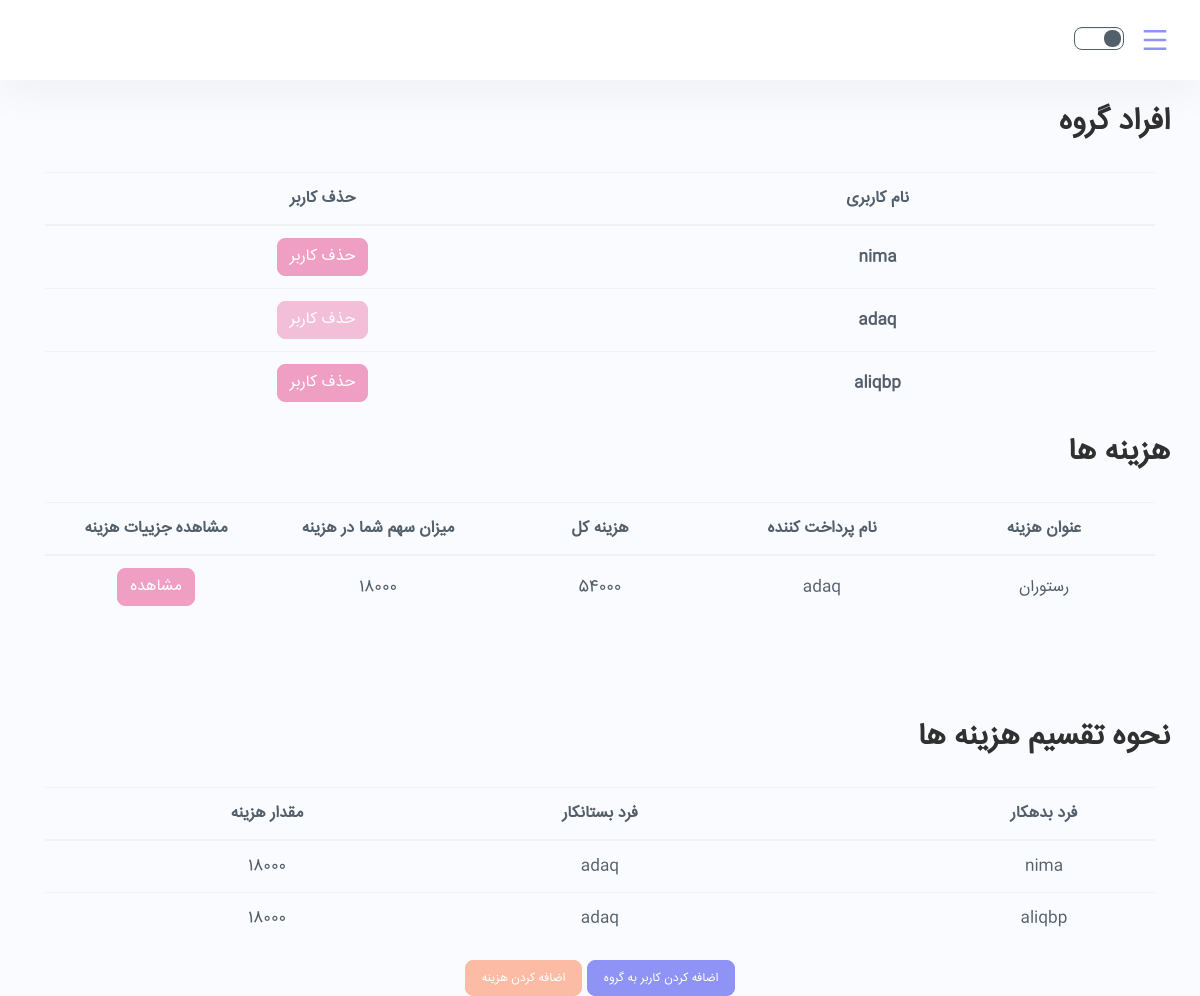
Screenshot of /groups/XHK9CTFB1L/ (signed in) with the database file from the repository.
### DongLand/models.py (models this page shows, shortened)
class User(AbstractUser):
    phone_number = models.CharField(max_length=100)
    address = models.CharField(max_length=200)

class Expense(models.Model):
    main_payer = models.ForeignKey(User, on_delete=models.CASCADE, null=True,
                                   related_name='%(class)s_main_payer')
    bunch = models.ForeignKey(Bunch, on_delete=models.CASCADE, null=True,
                              related_name='%(class)s_bunch')
    subject = models.CharField(max_length=150, blank=True, null=True, verbose_name='subject')
    description = models.TextField(blank=True, unique=False, null=True, verbose_name='description')
    location = models.TextField(blank=True, unique=False, null=True, verbose_name='location')
    amount = models.FloatField(max_length=15, verbose_name="amount")
    date = models.CharField(max_length=20, blank=True, null=True, verbose_name='date')
    picture = models.ImageField(upload_to="images", blank=True, null=True, verbose_name='picture')
    token_str = models.CharField(max_length=10, default=''.join(
        random.choice(string.ascii_uppercase + string.digits) for _ in range(10)))

### DongLand/views.py (the view)
# urls.py: path('groups/<group_name>/', views.group_details, name='group_details'),
@login_required(login_url='login_page')
def group_details(request, group_name):
    list(messages.get_messages(request))
    current_user = request.user
    group = Bunch.objects.get(token_str=group_name)
    group_users = list(group.users.all())
    expenses = list(Expense.objects.filter(bunch=group))
    amounts = []
    has_access = False
    for user in group_users:
        if current_user.username == user.username:
            has_access = True
            break
    if not has_access:
        return render(request, "bad_access.html")
    for expense in expenses:
        pay = list(Pay.objects.filter(expense=expense, payer=current_user))[0]
        amounts.append(int(pay.amount))
    num_of_users = len(list(group.users.all()))
    graph = [[0 for i in range(num_of_users)] for j in range(num_of_users)]
    expenses = list(Expense.objects.filter(bunch=group))
    for i in range(len(group_users)):
        print(group_users[i].username)
    for expense in expenses:
        for i in range(len(group_users)):
            pay = list(Pay.objects.filter(expense=expense, payer=group_users[i]))
            main_payer = expense.main_payer
            index_of_main_payer = None
            if main_payer.username == group_users[i].username:
                continue
            for j in range(len(group_users)):
                if main_payer.username == group_users[j].username:
                    index_of_main_payer = j
                    break
            if len(pay) != 0:
                amount = pay[0].amount
                graph[i][index_of_main_payer] += amount
    print(graph)
    result = (minCashFlow(graph))
    result = np.array(result)
    rows, cols = np.where(result != 0)
    print(result)
    debtors = []
    creditors = []
    amount_of_debt = []
    for i in range(len(rows)):
        debtors.append(group_users[rows[i]])
        creditors.append(group_users[cols[i]])
        amount_of_debt.append(int(result[rows[i]][cols[i]]))
    is_admin = False
    if group.creator.username == current_user.username:
        is_admin = True
    else:
        is_admin = False
    context = {"group_users": group_users,
               "group": group,
               "token": group_name,
               "amounts_and_expenses": list(zip(expenses, amounts)),
               "debtor_and_creditor": list(zip(debtors, creditors, amount_of_debt)),
               "is_admin": is_admin,
               "admin": group.creator}
    return render(request, "group_details.html", context)

### Utils/Algorithms/split_algorithm.py (called while the page is built)
def getMin(arr, N):
    minInd = 0
    for i in range(1, N):
        if (arr[i] < arr[minInd]):
            minInd = i
    return minInd

def getMax(arr, N):
    maxInd = 0
    for i in range(1, N):
        if (arr[i] > arr[maxInd]):
            maxInd = i
    return maxInd

def minOf2(x, y):
    return x if x < y else y

def minCashFlowRec(amount, N, final_graph):
    mxCredit = getMax(amount, N)
    mxDebit = getMin(amount, N)
    if (amount[mxCredit] == 0 and amount[mxDebit] == 0):
        return 0
    min = minOf2(-amount[mxDebit], amount[mxCredit])
    amount[mxCredit] -= min
    amount[mxDebit] += min
    final_graph[mxDebit][mxCredit] = min
    minCashFlowRec(amount, N, final_graph)

def minCashFlow(graph):
    N = len(graph)
    final_graph = [[0 for i in range(N)] for j in range(N)]
    amount = [0 for i in range(N)]
    for p in range(N):
        for i in range(N):
            amount[p] += (graph[i][p] - graph[p][i])
    minCashFlowRec(amount, N, final_graph)
    return final_graph

### templates/group_details.html (shortened to what this page needs)
{% extends "user_base.html" %}
{% load static %}
{% block content %}
    <div>
        <h2>
            افراد گروه
        </h2>
    </div>
    <br>
    <div class="container">
        <table class="table">
            <thead>
            <tr>
                <th scope="col" class="text-center" style="width: 50%">نام کاربری</th>
                <th scope="col" class="text-center" style="width: 50%">حذف کاربر</th>
            </tr>
            </thead>
            <tbody>
            {% for user in group_users %}
                <tr>
                    <th scope="row" class="text-center">{{ user.username }}</th>
                    <td class="text-center">
                        <a class="btn btn-danger text-center {% if not is_admin or user == admin %} disabled {% endif %}"
                           href="{% url 'remove_user' token user.username %}">حذف
                            کاربر</a>
                    </td>
                </tr>
            {% endfor %}
            </tbody>
        </table>
    </div>
    <div>
        <h2>
            هزینه ها
        </h2>
    </div>
    <br>
    {% if amounts_and_expenses|length == 0 %}
        <h5>هیچ هزینه ای تا به حال انجام نشده است</h5>
    {% else %}
        <div class="container">
            <table class="table">
                <thead>
                <tr>
                    <th scope="col" class="text-center" style="width: 20%">عنوان هزینه</th>
                    <th scope="col" class="text-center" style="width: 20%">نام پرداخت کننده</th>
                    <th scope="col" class="text-center" style="width: 20%">هزینه کل</th>
                    <th scope="col" class="text-center" style="width: 20%">میزان سهم شما در هزینه</th>
                    <th scope="col" class="text-center" style="width: 20%">مشاهده جزییات هزینه</th>
                </tr>
                </thead>
                <tbody>
                {% for expense, amount in amounts_and_expenses %}
                    <tr>
                        <td class="text-center">{{ expense.subject }}</td>
                        <td class="text-center">
                            {{ expense.main_payer }}
                        </td>
                        <td class="text-center">
                            {{ expense.amount.as_integer_ratio.0 }}
                        </td>
                        <td class="text-center">
                            {{ amount }}
                        </td>
                        <td class="text-center">
                            <a class="btn btn-danger text-center"
                               href="{% url 'expense_detail' expense.bunch.token_str expense.token_str %}">مشاهده</a>
                        </td>
                    </tr>
                {% endfor %}
                </tbody>
            </table>
        </div>
    {% endif %}
    <br>
    <br>
    <br>
    <div>
        <h2>
            نحوه تقسیم هزینه ها
        </h2>
    </div>
    <br>
    {% if debtor_and_creditor|length == 0 %}
        <h5>هیچ هزینه ای تا به حال انجام نشده است</h5>
    {% else %}
        <div class="container">
            <table class="table">
                <thead>
                <tr>
                    <th scope="col" class="text-center" style="width: 20%">فرد بدهکار</th>
                    <th scope="col" class="text-center" style="width: 20%"></th>
                    <th scope="col" class="text-center" style="width: 20%">فرد بستانکار</th>
                    <th scope="col" class="text-center" style="width: 40%">مقدار هزینه</th>
                </tr>
                </thead>
                <tbody>
                {% for debtor,creditor,amount in debtor_and_creditor %}
                    <tr>
                        <td class="text-center">{{ debtor.username }}</td>
                        <td class="text-center"><i class="fa fa-arrow-left" aria-hidden="true"></i></td>
                        <td class="text-center">{{ creditor.username }}</td>
                        <td class="text-center">{{ amount }}</td>
                    </tr>
                {% endfor %}
                </tbody>
            </table>
        </div>
    {% endif %}
    <div class="input-group justify-content-center">
        <div class="input-group-btn">
            <a type="button" class="btn btn-primary btn-lg" href="{% url 'add_users' group.token_str %}">اضافه کردن
                کاربر به گروه</a>
            <a type="button" class="btn btn-info btn-lg" href="{% url 'select_pay_method' token %}">اضافه کردن هزینه</a>
        </div>
    </div>
{% endblock %}

### rows the page displays
User: username "nima", username "adaq", amount "18000"
User: username "adaq"
User: username "aliqbp", username "adaq", amount "18000"
Expense: subject "رستوران", main_payer "adaq", amount.as_integer_ratio.0 "54000", amount "18000"
